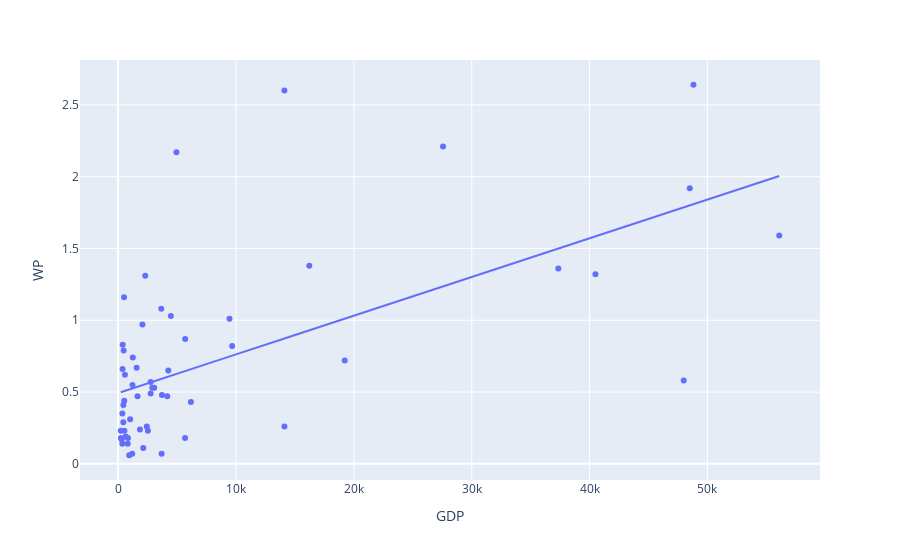

Notebook code cell kept with this figure:
### Code cell
px.scatter(df, x='GDP', y='WP', trendline='ols')
